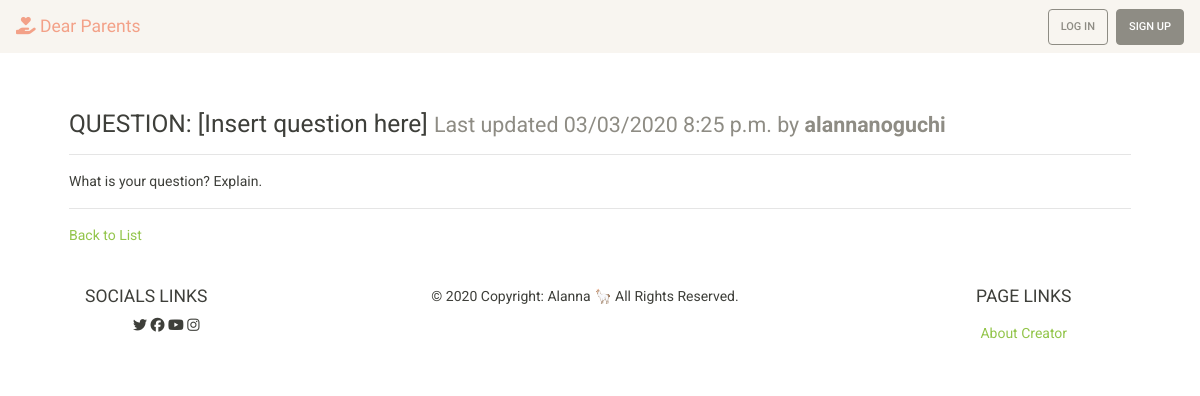
Screenshot of /question-insert-question-here/ with the database file from the repository.
### blog/models.py (models this page shows, shortened)
class Page(models.Model):
    title = models.CharField(max_length=settings.BLOG_POST_TITLE_MAX_LENGTH, unique=True,
                             help_text="Title of your page.")
    author = models.ForeignKey(User, on_delete=models.PROTECT,
                               help_text="The user that posted this article.")
    slug = models.CharField(max_length=settings.BLOG_POST_TITLE_MAX_LENGTH, blank=True, editable=False,
                            help_text="Unique URL path to access this page. Generated by the system.")
    content = models.TextField(
        help_text="Write the content of your page here.")
    created = models.DateTimeField(auto_now_add=True,
                                   help_text="The date and time this page was created. Automatically generated when the model saves.")
    modified = models.DateTimeField(auto_now=True,
                                    help_text="The date and time this page was updated. Automatically generated when the model updates.")

### blog/views.py (the view)
# urls.py: path('<str:slug>/', PostDetailView.as_view(), name='blog-details-page'),
class PostDetailView(DetailView):
    model = Page
    def get(self, request, slug):
        page = self.get_queryset().get(slug__iexact=slug)
        return render(request, 'page.html', {
          'page': page
        })

### blog/templates/page.html
{% extends "base.html" %}
{% block content %}
  <div class="row">
    <div class="col m-4">
      <h3>{{ page.title }} <small class="text-muted">Last updated {{ page.modified|date:"SHORT_DATETIME_FORMAT" }} by <b>{{ page.author.username }}</b></small></h3>
      <hr>
      <p>{{ page.content|linebreaksbr }}</p>
      <hr>
      <a href="{% url 'blog-list-page' %}">Back to List</a>
    </div>
  </div>
{% endblock %}

### rows the page displays
Page: title "QUESTION: [Insert question here]", modified "03/03/2020 8:25 p.m.", author.username "alannanoguchi", content "What is your question? Explain."
